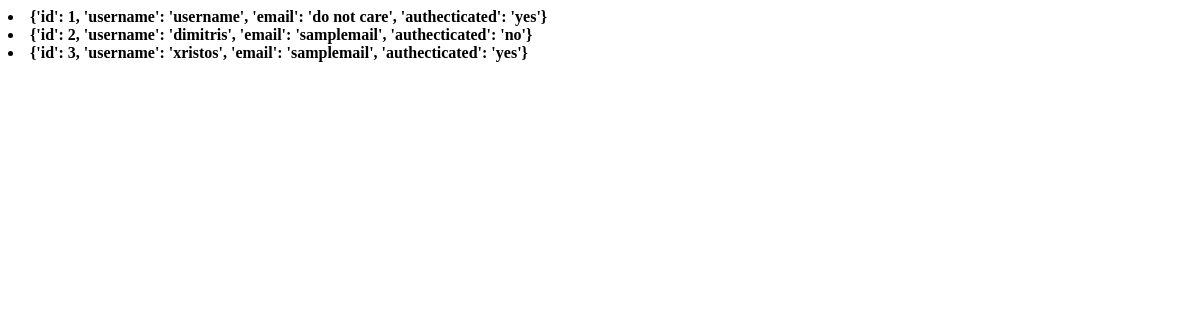
The page /database on the database as committed earlier.
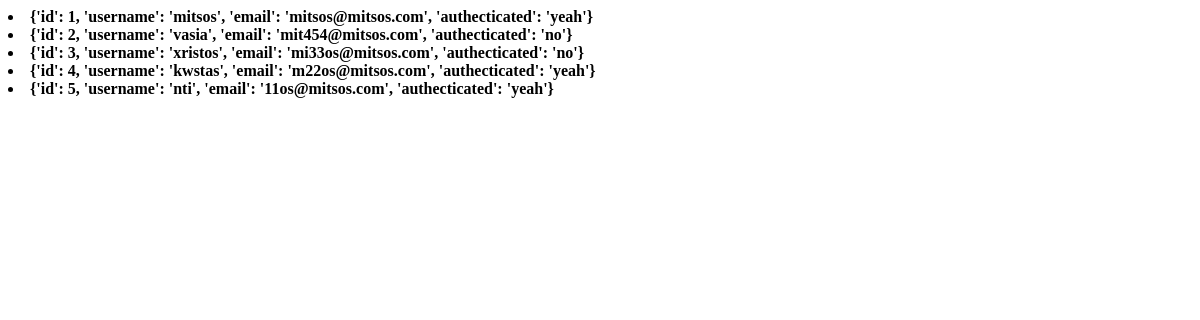
The same page on the database as committed later.
### tables this page shows
CREATE TABLE user (
  id integer PRIMARY key autoincrement,
  username text not NULL,
  email text not NULL,
  authenticated text not NULL
);

### Testing.py (the view)
@app.route('/database')
def hello_world():
    db_connection = connect_db()
    cursor = db_connection.execute("select * from user;")
    print type(cursor)
    records = [dict(id=row[0],username=row[1],email=row[2],authecticated=row[3]) for row in cursor.fetchall()]
    print records[0]["username"]
    return render_template("index.html",x=records)

### Testing.py (called while the page is built)
def connect_db():
    return sqlite3.connect("C:\Users\Dimitrisl\Desktop\Testing\\test.db")

### templates/index.html
<!DOCTYPE html>
{% if x %}
    {% for i in x %}
        <li><b>{{ i }} </b></li>
    {% endfor %}
    {% else %}
    <b>You never gave a list</b>
{% endif %}

Rows that differ between the two databases and show on the page:
removed user: i "{'id': 2, 'username': 'dimitris', 'email': 'samplemail', 'authecticated': 'no'}"
changed user (number 1 of 5 on the later page): i "{'id': 1, 'username': 'username', 'email': 'do not care', 'authecticated': 'yes'}" → "{'id': 1, 'username': 'mitsos', 'email': 'mitsos@mitsos.com', 'authecticated': 'yeah'}"
added user: i "{'id': 2, 'username': 'vasia', 'email': 'mit454@mitsos.com', 'authecticated': 'no'}"
changed user (number 3 of 5 on the later page): i "{'id': 3, 'username': 'xristos', 'email': 'samplemail', 'authecticated': 'yes'}" → "{'id': 3, 'username': 'xristos', 'email': 'mi33os@mitsos.com', 'authecticated': 'no'}"
added user: i "{'id': 4, 'username': 'kwstas', 'email': 'm22os@mitsos.com', 'authecticated': 'yeah'}"
added user: i "{'id': 5, 'username': 'nti', 'email': '11os@mitsos.com', 'authecticated': 'yeah'}"
